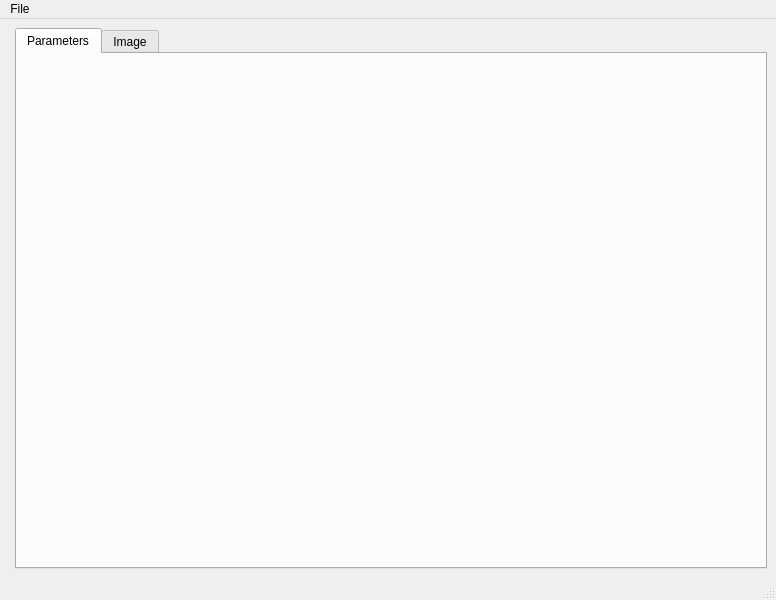
<?xml version="1.0" encoding="UTF-8"?>
<ui version="4.0">
 <class>MainWindow</class>
 <widget class="QMainWindow" name="MainWindow">
  <property name="geometry">
   <rect>
    <x>0</x>
    <y>0</y>
    <width>776</width>
    <height>600</height>
   </rect>
  </property>
  <property name="windowTitle">
   <string>MainWindow</string>
  </property>
  <widget class="QWidget" name="centralwidget">
   <layout class="QGridLayout" name="gridLayout">
    <item row="0" column="1">
     <widget class="QSplitter" name="splitter">
      <property name="orientation">
       <enum>Qt::Horizontal</enum>
      </property>
      <widget class="QTabWidget" name="tabWidget">
       <property name="sizePolicy">
        <sizepolicy hsizetype="Expanding" vsizetype="Expanding">
         <horstretch>0</horstretch>
         <verstretch>0</verstretch>
        </sizepolicy>
       </property>
       <property name="currentIndex">
        <number>0</number>
       </property>
       <widget class="QWidget" name="tab_parameters">
        <attribute name="title">
         <string>Parameters</string>
        </attribute>
        <layout class="QGridLayout" name="gridLayout_3">
         <item row="0" column="0">
          <widget class="QWidget" name="widget_paramview" native="true"/>
         </item>
        </layout>
       </widget>
       <widget class="QWidget" name="tab_image">
        <attribute name="title">
         <string>Image</string>
        </attribute>
        <layout class="QGridLayout" name="gridLayout_2">
         <item row="0" column="0">
          <widget class="ImageView" name="graphicsView"/>
         </item>
        </layout>
       </widget>
      </widget>
     </widget>
    </item>
    <item row="0" column="0">
     <widget class="QWidget" name="widget" native="true">
      <property name="sizePolicy">
       <sizepolicy hsizetype="Preferred" vsizetype="Preferred">
        <horstretch>0</horstretch>
        <verstretch>0</verstretch>
       </sizepolicy>
      </property>
     </widget>
    </item>
   </layout>
  </widget>
  <widget class="QMenuBar" name="menubar">
   <property name="geometry">
    <rect>
     <x>0</x>
     <y>0</y>
     <width>776</width>
     <height>22</height>
    </rect>
   </property>
   <widget class="QMenu" name="menuFile">
    <property name="title">
     <string>File</string>
    </property>
    <addaction name="actionChange_dataroot"/>
    <addaction name="actionChange_2nd_ary_data"/>
    <addaction name="separator"/>
    <addaction name="actionQuit"/>
    <addaction name="actionAnother_item"/>
   </widget>
   <addaction name="menuFile"/>
  </widget>
  <widget class="QStatusBar" name="statusbar"/>
  <action name="actionChange_dataroot">
   <property name="text">
    <string>Change dataroot</string>
   </property>
   <property name="toolTip">
    <string>where all 'immutable' source data resides</string>
   </property>
   <property name="statusTip">
    <string>shouldn't need much attention</string>
   </property>
  </action>
  <action name="actionChange_2nd_ary_data">
   <property name="text">
    <string>Change 2nd-ary data</string>
   </property>
  </action>
  <action name="actionQuit">
   <property name="text">
    <string>Quit</string>
   </property>
  </action>
  <action name="actionAnother_item">
   <property name="text">
    <string>another item</string>
   </property>
  </action>
 </widget>
 <customwidgets>
  <customwidget>
   <class>ImageView</class>
   <extends>QGraphicsView</extends>
   <header>pyqtgraph</header>
  </customwidget>
 </customwidgets>
 <resources/>
 <connections/>
</ui>
